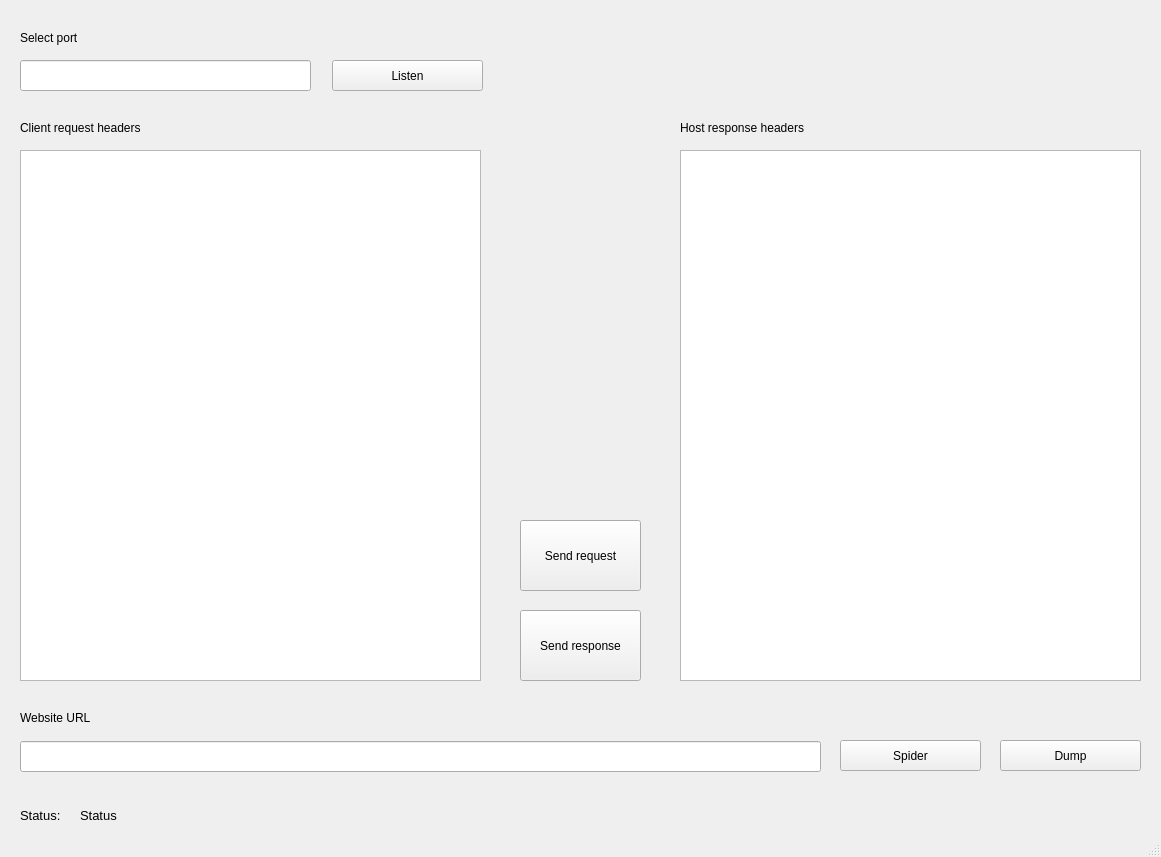
<?xml version="1.0" encoding="UTF-8"?>
<ui version="4.0">
 <class>ProxyAppWindowClass</class>
 <widget class="QMainWindow" name="ProxyAppWindowClass">
  <property name="geometry">
   <rect>
    <x>0</x>
    <y>0</y>
    <width>1161</width>
    <height>857</height>
   </rect>
  </property>
  <property name="windowTitle">
   <string>ProxyApp</string>
  </property>
  <widget class="QWidget" name="centralWidget">
   <widget class="QPushButton" name="responseButton">
    <property name="geometry">
     <rect>
      <x>520</x>
      <y>610</y>
      <width>121</width>
      <height>71</height>
     </rect>
    </property>
    <property name="text">
     <string>Send response</string>
    </property>
   </widget>
   <widget class="QPushButton" name="spiderButton">
    <property name="geometry">
     <rect>
      <x>840</x>
      <y>740</y>
      <width>141</width>
      <height>31</height>
     </rect>
    </property>
    <property name="text">
     <string>Spider</string>
    </property>
   </widget>
   <widget class="QLabel" name="statusLabel">
    <property name="geometry">
     <rect>
      <x>80</x>
      <y>800</y>
      <width>1081</width>
      <height>31</height>
     </rect>
    </property>
    <property name="font">
     <font>
      <pointsize>10</pointsize>
     </font>
    </property>
    <property name="text">
     <string>Status</string>
    </property>
   </widget>
   <widget class="QLabel" name="label_2">
    <property name="geometry">
     <rect>
      <x>20</x>
      <y>120</y>
      <width>451</width>
      <height>16</height>
     </rect>
    </property>
    <property name="text">
     <string>Client request headers</string>
    </property>
   </widget>
   <widget class="QLineEdit" name="spiderUrlText">
    <property name="geometry">
     <rect>
      <x>20</x>
      <y>741</y>
      <width>801</width>
      <height>31</height>
     </rect>
    </property>
   </widget>
   <widget class="QLabel" name="label_4">
    <property name="geometry">
     <rect>
      <x>20</x>
      <y>710</y>
      <width>801</width>
      <height>16</height>
     </rect>
    </property>
    <property name="text">
     <string>Website URL</string>
    </property>
   </widget>
   <widget class="QPlainTextEdit" name="clientRequestText">
    <property name="geometry">
     <rect>
      <x>20</x>
      <y>150</y>
      <width>461</width>
      <height>531</height>
     </rect>
    </property>
   </widget>
   <widget class="QPushButton" name="dumpButton">
    <property name="geometry">
     <rect>
      <x>1000</x>
      <y>740</y>
      <width>141</width>
      <height>31</height>
     </rect>
    </property>
    <property name="text">
     <string>Dump</string>
    </property>
   </widget>
   <widget class="QPlainTextEdit" name="hostResponseText">
    <property name="geometry">
     <rect>
      <x>680</x>
      <y>150</y>
      <width>461</width>
      <height>531</height>
     </rect>
    </property>
   </widget>
   <widget class="QLabel" name="label_3">
    <property name="geometry">
     <rect>
      <x>680</x>
      <y>120</y>
      <width>451</width>
      <height>16</height>
     </rect>
    </property>
    <property name="text">
     <string>Host response headers</string>
    </property>
   </widget>
   <widget class="QLabel" name="label">
    <property name="geometry">
     <rect>
      <x>20</x>
      <y>800</y>
      <width>61</width>
      <height>31</height>
     </rect>
    </property>
    <property name="font">
     <font>
      <pointsize>10</pointsize>
     </font>
    </property>
    <property name="text">
     <string>Status:</string>
    </property>
   </widget>
   <widget class="QPushButton" name="requestButton">
    <property name="geometry">
     <rect>
      <x>520</x>
      <y>520</y>
      <width>121</width>
      <height>71</height>
     </rect>
    </property>
    <property name="text">
     <string>Send request</string>
    </property>
   </widget>
   <widget class="QLineEdit" name="portText">
    <property name="geometry">
     <rect>
      <x>20</x>
      <y>60</y>
      <width>291</width>
      <height>31</height>
     </rect>
    </property>
   </widget>
   <widget class="QLabel" name="label_5">
    <property name="geometry">
     <rect>
      <x>20</x>
      <y>30</y>
      <width>101</width>
      <height>16</height>
     </rect>
    </property>
    <property name="text">
     <string>Select port</string>
    </property>
   </widget>
   <widget class="QPushButton" name="portButton">
    <property name="geometry">
     <rect>
      <x>332</x>
      <y>60</y>
      <width>151</width>
      <height>31</height>
     </rect>
    </property>
    <property name="text">
     <string>Listen</string>
    </property>
   </widget>
  </widget>
  <widget class="QStatusBar" name="statusBar"/>
 </widget>
 <layoutdefault spacing="6" margin="11"/>
 <resources>
  <include location="proxyAppWindow.qrc"/>
 </resources>
 <connections/>
</ui>
